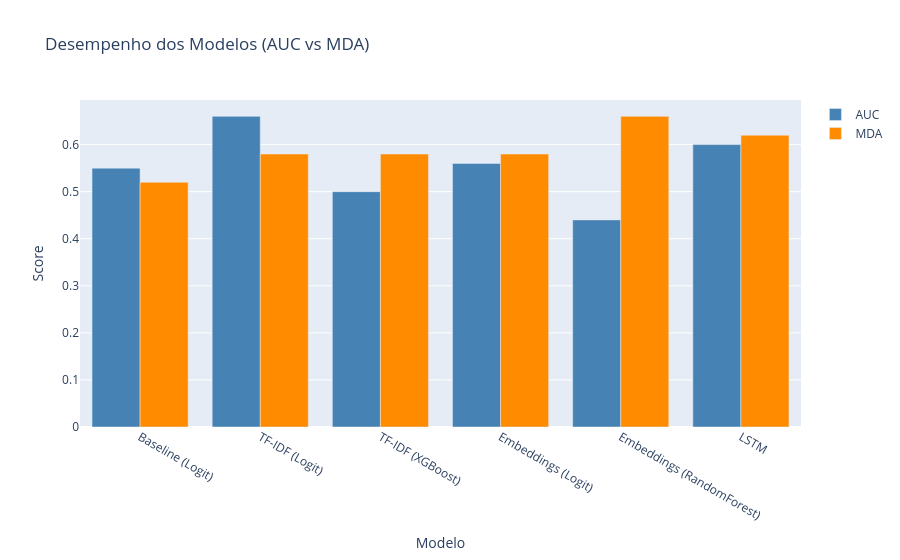

The code cell stored with this chart in its notebook:
### Code cell
# 4. Gráfico de barras comparando AUC e MDA
fig_bar = go.Figure()

fig_bar.add_trace(go.Bar(
    x=df_res["Modelo"], y=df_res["AUC"], name="AUC", marker_color="steelblue"
))
fig_bar.add_trace(go.Bar(
    x=df_res["Modelo"], y=df_res["MDA"], name="MDA", marker_color="darkorange"
))

fig_bar.update_layout(
    barmode="group",
    title="Desempenho dos Modelos (AUC vs MDA)",
    xaxis_title="Modelo",
    yaxis_title="Score"
)
fig_bar.show()

### Figure 1 — Plotly figure (JSON) as saved in the notebook; plotly's stock layout.template omitted (floating-point values rounded to 4 significant figures)
{"data": [{"marker": {"color": "steelblue"}, "name": "AUC", "type": "bar", "x": ["Baseline (Logit)", "TF-IDF (Logit)", "TF-IDF (XGBoost)", "Embeddings (Logit)", "Embeddings (RandomForest)", "LSTM"], "y": [0.55, 0.66, 0.5, 0.56, 0.44, 0.6]}, {"marker": {"color": "darkorange"}, "name": "MDA", "type": "bar", "x": ["Baseline (Logit)", "TF-IDF (Logit)", "TF-IDF (XGBoost)", "Embeddings (Logit)", "Embeddings (RandomForest)", "LSTM"], "y": [0.52, 0.58, 0.58, 0.58, 0.66, 0.62]}], "layout": {"barmode": "group", "title": {"text": "Desempenho dos Modelos (AUC vs MDA)"}, "xaxis": {"title": {"text": "Modelo"}}, "yaxis": {"title": {"text": "Score"}}}}
